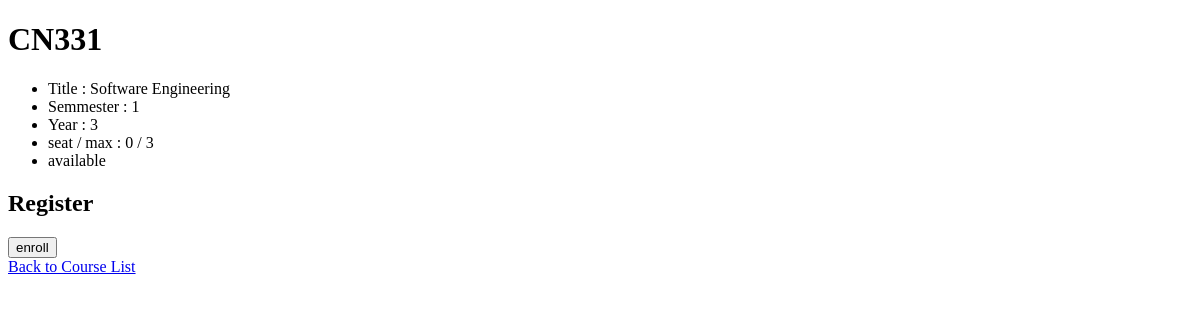
Before: /courses/1/ with the older database file.
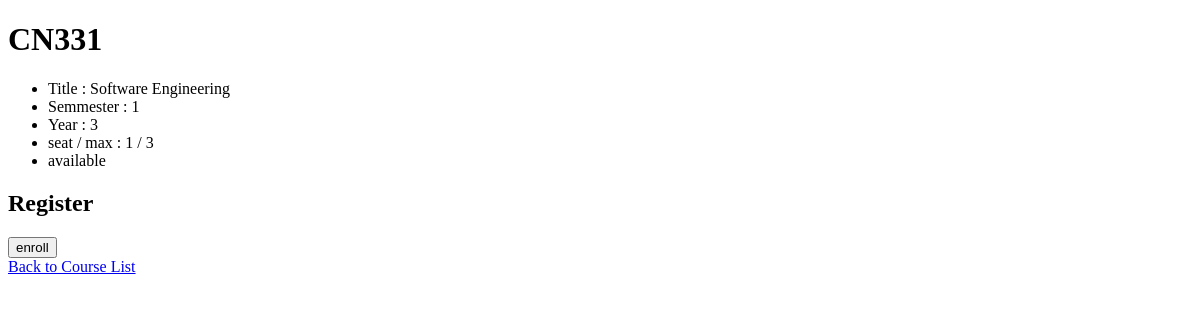
After: the same page with the newer database file.
### courses/models.py (models this page shows, shortened)
class Course(models.Model):
    c_id = models.CharField(max_length=5, unique=True, default="CN000")
    title = models.CharField(max_length=64, null=True, blank=True)
    semmester = models.IntegerField(null=True, blank=True)
    year = models.IntegerField(null=True, blank=True)
    seat_count = models.IntegerField(default=0, null=True, blank=True)
    max_seat = models.IntegerField(null=True, blank=True)
    quota = models.BooleanField(default=True)
    attend = models.ManyToManyField(User, blank=True)

### courses/views.py (the view)
# urls.py: path("<int:id>/",views.course, name="course"),
def course(request, id):
    course = Course.objects.get(pk=id)
    User = get_user_model()
    users = User.objects.all()
    course.seat_count = course.attend.count()
    if course.max_seat <= course.seat_count:
        course.quota = False
    course.save()
    return render(request, "courses/course.html", {
        "course": course,
        "User" : users
    })

### courses/templates/courses/course.html (shortened to what this page needs)
{% extends "courses/layout.html" %}
{% block body %}
<h1>{{ course.c_id }}</h1>
<ul>
    <li>Title : {{ course.title }}</li>
    <li>Semmester : {{ course.semmester }}</li>
    <li>Year : {{ course.year }}</li>
    <li>seat / max : {{ course.seat_count }} / {{ course.max_seat }}</li>
    {% if course.quota %}
    <li> available</li>
    {% else %}
    <li> unavailable</li>
    {% endif %}
</ul>
{% if course.quota  %}
<h2>Register</h2>
<form action="{% url 'book' course.id %}" method="POST">
    <input type="submit" value="enroll">
</form>
<a href="{% url 'c_index' %}">Back to Course List</a>
{% endif %}
{% endblock %}

Changed rows visible on the page:
changed Course "CN331": seat_count "0" → "1"
